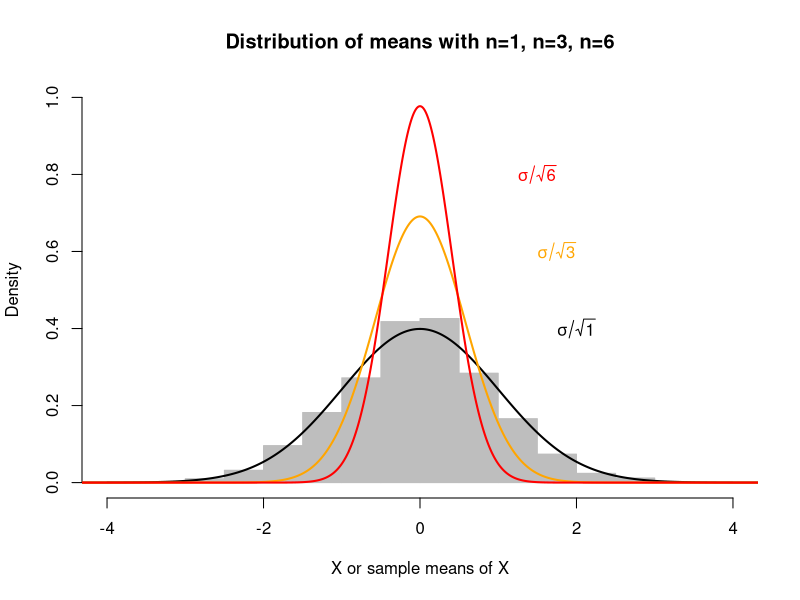
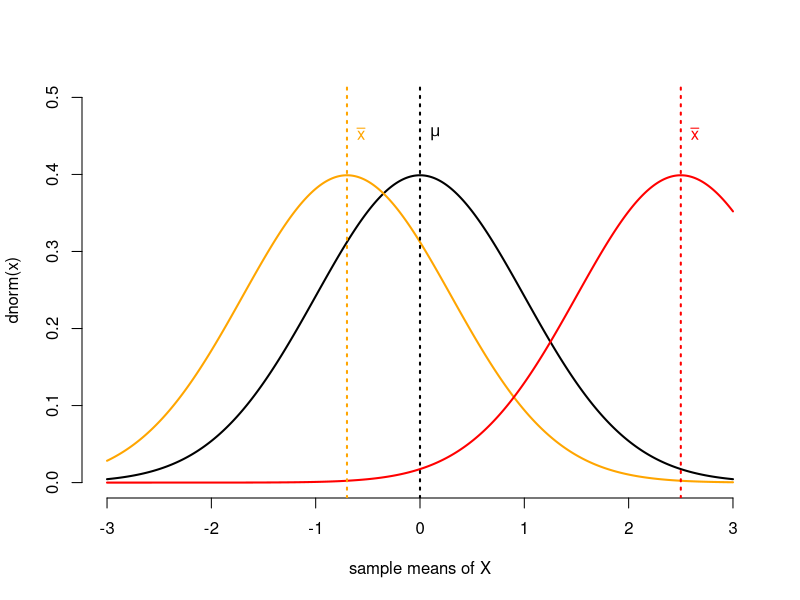
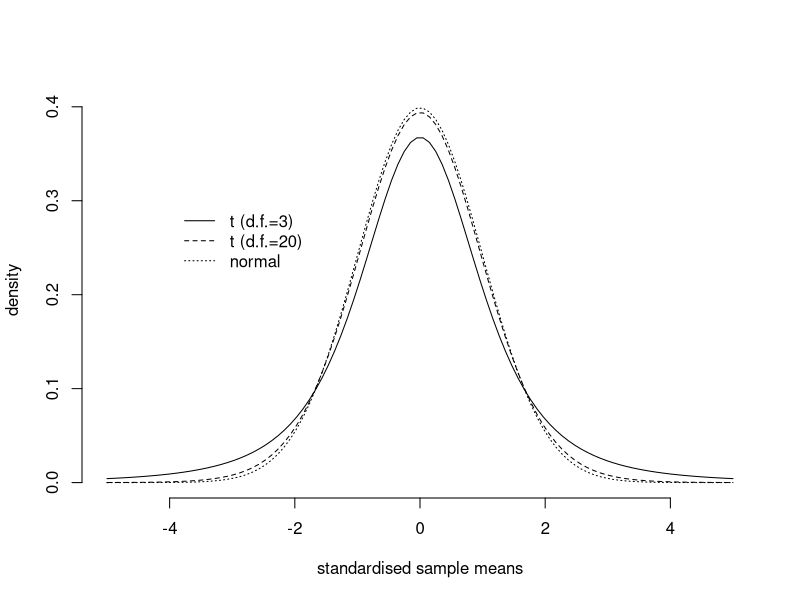
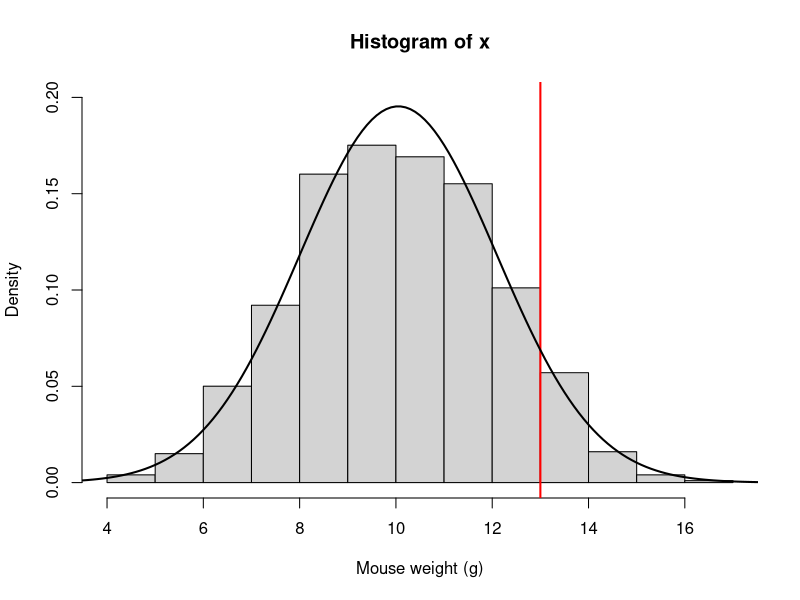
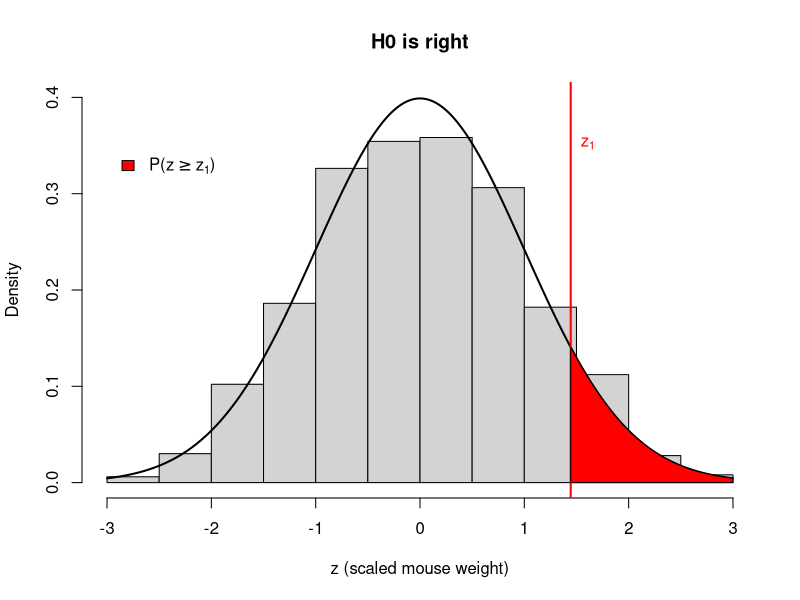
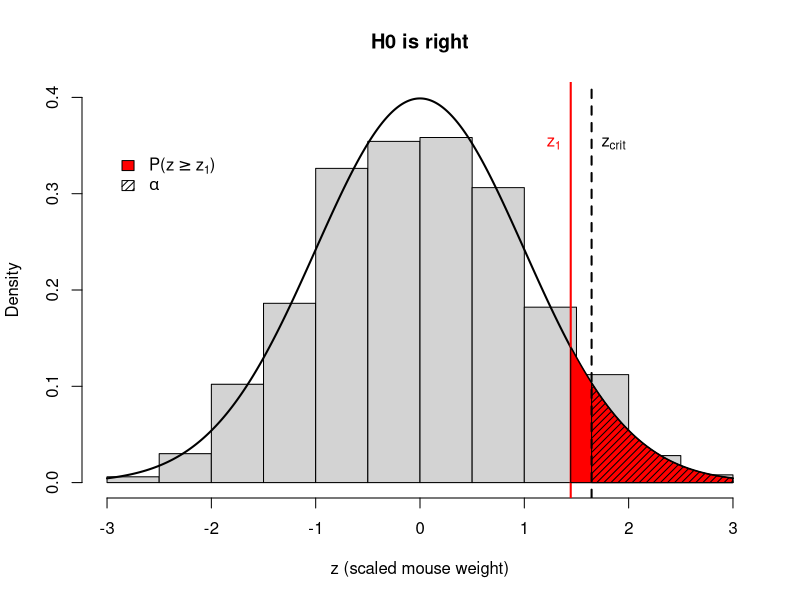
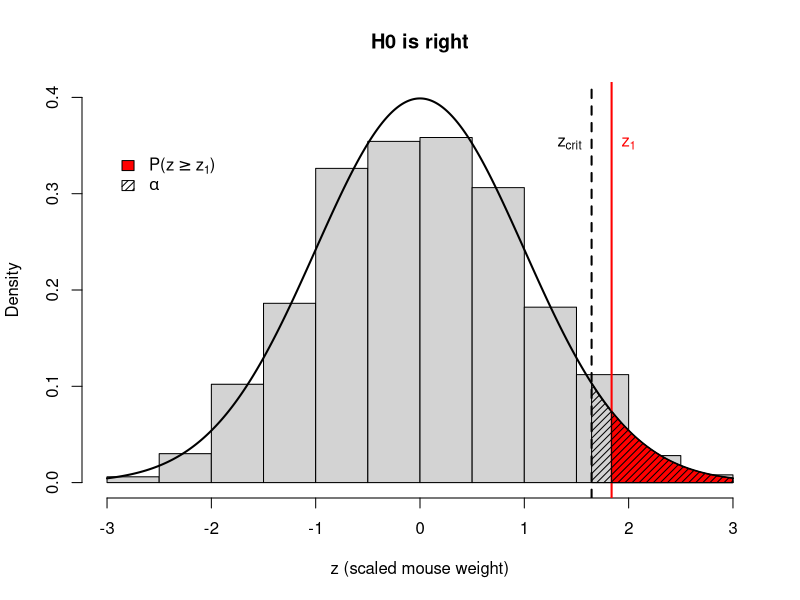
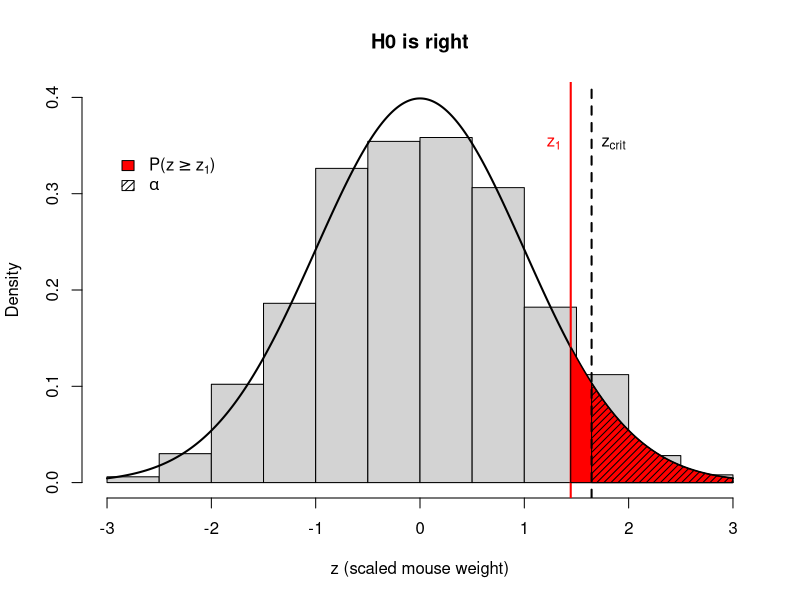

Write R code to recreate these figures, in order.
## ---- chunk 1
knitr::opts_chunk$set(fig.width=5.5, fig.height=5.5, fig.align="center",collapse = TRUE, comment = "##", dev="png")
library(RColorBrewer)
cols = brewer.pal(8, "Set1")

## to use tables
library(knitr)
library(kableExtra)
## ---- chunk 2
x<-seq(-10,10,by=0.01)
hist(rnorm(1000),freq=FALSE,col="grey",border="grey",ylim=c(0,1),main="Distribution of means with n=1, n=3, n=6",xlab="X or sample means of X",xlim=c(-4,4))
lines(x,dnorm(x),col="black",lwd=2)
lines(x,dnorm(x,sd=1/sqrt(3)),col="orange",lwd=2)
lines(x,dnorm(x,sd=1/sqrt(6)),col="red",lwd=2)
text(1.5,0.8,expression(symbol(sigma)/sqrt(6)),col="red")
text(1.75,0.6,expression(symbol(sigma)/sqrt(3)),col="orange")
text(2,0.4,expression(symbol(sigma)/sqrt(1)))
## ---- chunk 3
x<-seq(-3,3,by=0.01)
plot(x,dnorm(x),col="black",bty="n",type="l",lwd=2,xlab="sample means of X",ylim=c(0,.5))
lines(x,dnorm(x,mean=-.7),col="orange",lwd=2)
lines(x,dnorm(x,mean=2.5),col="red",lwd=2)
abline(v=c(0,-.7,2.5),lwd=2,col=c("black","orange","red"),lty=3)
text(c(0,-.7,2.5),0.45,c(expression(symbol(mu)),expression(bar(x)),expression(bar(x))),col=c("black","orange","red"),pos=4)
## ---- chunk 4
plot(seq(-5,5,length.out=100),dt(seq(-5,5,length.out=100),df=3),bty="n",ylim=c(0,.41),xlab="standardised sample means", ylab="density",type="l")
lines(seq(-5,5,length.out=100),dt(seq(-5,5,length.out=100),df=20),lt=2)
lines(seq(-5,5,length.out=100),dnorm(seq(-5,5,length.out=100)),lt=3)
legend(-4,0.3,legend=c("t (d.f.=3)","t (d.f.=20)","normal"),lty=c(1,2,3),bty="n")
## ---- chunk 5

data<-read.table("data/Glaciers.txt",header=TRUE)
# radiocarbon in dissolved organic carbon from glacier ice samples 
d14C<-data$delta14C.permil

# Give mean and confidence interval with alpha=0.05 #
(m<-mean(d14C))
(s<-sd(d14C))
(n<-length(d14C))
alpha<-0.05
accuracy<-1-alpha

t<-qt(p=1-alpha/2,df=n-1) # two-sided, P goes 50/50 to both tails
aprec<-t*s/sqrt(n) 
aprec # absolute precision = half the CI width
(rprec<-aprec/m*100)

(LL<-m-aprec)
(UL<-m+aprec)
## ---- chunk 6
# Regard data as pilot study
# Set accuracy and rprec as needed
accuracy<-0.95 # <90-95 % is questionable
rprec<-0.10 # assume more (or less) precise estimate is needed

alpha<-1-accuracy

n<-2   # left side of formula, low n as starting value
t<-qt(1-alpha/2,n-1)  
((t*s/(rprec*m))^2)  # right side of formula
diff<-((t*s/(rprec*m))^2)-n
# right side minus left side, you want this to be close to zero, when diff falls below zero - then enough sampling effort 

while (diff>=0){
	n<-n+1
	t<-qt(1-alpha/2,n-1)
	diff<-((t*s/(rprec*m))^2)-n
}
n # -> this is the needed sample size (minimum) to achieve the desired precision and accuracy
## ---- chunk 7
data<-read.table("data/IslandMice.txt",header=TRUE)
x<-data$weight
hist(x,xlab="Mouse weight (g)",freq=F,ylim=c(0,.2))
x1<-13 # Drifting mouse (x1)
abline(v=x1,col="red",lwd=2)

mu<-mean(x) # population mean of island mice
n<-length(x) # population size
sigma<-sqrt(sum((x-mu)^2)/n) # population sd (sigma)
# remember sd(x) assumes x is a sample, use n-1 in denominator
lines(seq(-5,20,by=.1),dnorm(seq(-5,20,by=.1),mean=mu,sd=sigma),lwd=2)
## ---- chunk 8
hist(scale(x),xlab='z (scaled mouse weight)',freq=F,ylim=c(0,.4),main='H0 is right')
lines(seq(-3,3,by=.01),dnorm(seq(-3,3,by=.01)),lwd=2)
z1<-(x1-mu)/sigma
abline(v=z1,col='red',lwd=2)
polygon(c(z1,seq(z1,3,by=.01),3),c(0,dnorm(seq(z1,3,by=.01)),0),col='red')
text(z1,0.35,expression("z"[1]),pos=4,col="red")
legend(-3,0.35,legend=expression("P(z">="z"[1]*")"),fill=c("red"),bty="n")
## ---- chunk 9
hist(scale(x),xlab="z (scaled mouse weight)",freq=F,ylim=c(0,.4),main="H0 is right")
lines(seq(-3,3,by=.01),dnorm(seq(-3,3,by=.01)),lwd=2)
z1<-(x1-mu)/sigma
abline(v=z1,col="red",lwd=2)
polygon(c(z1,seq(z1,3,by=.01),3),c(0,dnorm(seq(z1,3,by=.01)),0),col="red")
#text(0.75,0.1,"z1"); arrows(0.85,0.1,z1-0.1,0.01)
z_crit<-qnorm(0.95)
abline(v=z_crit,col="black",lwd=2,lty=2)
polygon(c(z_crit,seq(z_crit,3,by=.01),3),c(0,dnorm(seq(z_crit,3,by=.01)),0),col="black",density=20,angle=45)
text(z1,0.35,expression("z"[1]),pos=2,col="red")
text(z_crit,0.35,expression("z"["crit"]),pos=4)
legend(-3,0.35,legend=c(expression("P(z">="z"[1]*")"),expression(symbol(alpha))),fill=c("red","black"),density=c(NA,20),angle=c(0,045),bty="n")
## ---- chunk 10
# Standardised drifting mouse in island population
z1<-(x1-mu)/sigma
z1

# Critical z-value for island mice given significance level alpha
z_crit<-qnorm(0.95,mean=0,sd=1)
z_crit

# Probability to find a mouse as heavy or 
# heavier than x1 in the island population
p<-1-pnorm(z1,mean=0,sd=1)
p<-1-pnorm(x1,mean=mu,sd=sigma)
p
## ---- chunk 11
hist(scale(x),xlab="z (scaled mouse weight)",freq=F,ylim=c(0,.4),main="H0 is right")
lines(seq(-3,3,by=.01),dnorm(seq(-3,3,by=.01)),lwd=2)
z2<-(13.8-mu)/sigma
abline(v=z2,col="red",lwd=2)
polygon(c(z2,seq(z2,3,by=.01),3),c(0,dnorm(seq(z2,3,by=.01)),0),col="red")
zcrit<-qnorm(0.95)
abline(v=zcrit,col="black",lwd=2,lty=2)
polygon(c(zcrit,seq(zcrit,3,by=.01),3),c(0,dnorm(seq(zcrit,3,by=.01)),0),col="black",density=20,angle=45)
text(z2,0.35,expression("z"[1]),pos=4,col="red")
text(z_crit,0.35,expression("z"["crit"]),pos=2)
legend(-3,0.35,legend=c(expression("P(z">="z"[1]*")"),expression(symbol(alpha))),fill=c("red","black"),density=c(NA,20),angle=c(0,045),bty="n")
## ---- chunk 12
hist(scale(x),xlab="z (scaled mouse weight)",freq=F,ylim=c(0,.4),main="H0 is right")
lines(seq(-3,3,by=.01),dnorm(seq(-3,3,by=.01)),lwd=2)
z1<-(x1-mu)/sigma
abline(v=z1,col="red",lwd=2)
polygon(c(z1,seq(z1,3,by=.01),3),c(0,dnorm(seq(z1,3,by=.01)),0),col="red")
zcrit<-qnorm(0.95)
abline(v=zcrit,col="black",lwd=2,lty=2)
polygon(c(zcrit,seq(zcrit,3,by=.01),3),c(0,dnorm(seq(zcrit,3,by=.01)),0),col="black",density=20,angle=45)
text(z1,0.35,expression("z"[1]),pos=2,col="red")
text(z_crit,0.35,expression("z"["crit"]),pos=4)
legend(-3,0.35,legend=c(expression("P(z">="z"[1]*")"),expression(symbol(alpha))),fill=c("red","black"),density=c(NA,20),angle=c(0,045),bty="n")
## ---- chunk 13
hist(x,xlab="Mouse weight",freq=F,main="",ylim=c(0,.22),xlim=c(02,22),border="white")
xcrit<-mu+qnorm(0.95)*sigma
data_main<-read.table("data/MainlandMice.txt",header=TRUE); y<-data_main$weight
mu_main<-mean(y)
polygon(c(xcrit,seq(xcrit,25,by=.01),25),c(0,dnorm(seq(xcrit,25,by=.01),mean=mu_main,sd=sigma),0),col="yellow")
polygon(c(xcrit,seq(xcrit,0,by=-.01),0),c(0,dnorm(seq(xcrit,0,by=-.01),mean=mu_main,sd=sigma),0),col="orange")
polygon(c(xcrit,seq(xcrit,25,by=.01),25),c(0,dnorm(seq(xcrit,25,by=.01),mean=mu,sd=sigma),0),col="black",density=20,angle=45)
abline(v=x1,col="red",lwd=2)
lines(seq(-5,20,by=.1),dnorm(seq(-5,20,by=.1),mean=mu,sd=sigma),lwd=2)
lines(seq(-5,25,by=.1),dnorm(seq(-5,25,by=.1),mean=mu_main,sd=sigma),lwd=2)
abline(v=xcrit,col="black",lwd=2,lty=2)
text(5,0.15,"H0 is right"); text(20,0.15,"HA is right")
text(x1,0.20,expression("x"[1]),col="red",pos=2); text(xcrit,0.20,expression("x"["crit"]),pos=4)
legend(2,0.1,legend=c(expression(symbol(alpha)),expression(symbol(beta)),"power"),fill=c("black","orange","yellow"),density=c(20,NA,NA),angle=c(45,0,0),bty="n")
## ---- chunk 14
# Read file of mainland mice
data_main<-read.table("data/MainlandMice.txt",header=TRUE)
(mu_main<-mean(data_main$weight))
(sd(y)) # sigma of mainland mice is ~identical to island mice
sigma

(x_crit<-qnorm(0.95,mu,sigma)) # z_crit as weight

# Probability to find a mouse 
# lighter than the "critical" mouse on the mainland
(beta<-pnorm(x_crit,mu_main,sigma))
## ---- chunk 15
hist(x,xlab="Mouse weight",freq=F,main="",ylim=c(0,.22),xlim=c(02,22),border="white")
polygon(c(xcrit,seq(xcrit,25,by=.01),25),c(0,dnorm(seq(xcrit,25,by=.01),mean=mu_main,sd=sigma),0),col="yellow")
polygon(c(xcrit,seq(xcrit,0,by=-.01),0),c(0,dnorm(seq(xcrit,0,by=-.01),mean=mu_main,sd=sigma),0),col="orange")
polygon(c(xcrit,seq(xcrit,25,by=.01),25),c(0,dnorm(seq(xcrit,25,by=.01),mean=mu,sd=sigma),0),col="black",density=20,angle=45)
abline(v=x1,col="red",lwd=2)
lines(seq(-5,20,by=.1),dnorm(seq(-5,20,by=.1),mean=mu,sd=sigma),lwd=2)
lines(seq(-5,25,by=.1),dnorm(seq(-5,25,by=.1),mean=mu_main,sd=sigma),lwd=2)
abline(v=xcrit,col="black",lwd=2,lty=2)
text(5,0.15,"H0 is right"); text(20,0.15,"HA is right")
text(xcrit,0.20,expression("x"["crit"]),pos=4)
legend(2,0.1,legend=c(expression(symbol(alpha)*"=0.05"),expression(symbol(beta)),"power"),fill=c("black","orange","yellow"),density=c(20,NA,NA),angle=c(45,0,0),bty="n")
## ---- chunk 16
hist(x,xlab="Mouse weight",freq=F,main="",ylim=c(0,.22),xlim=c(02,22),border="white")
xcrit<-mu+qnorm(0.99)*sigma
polygon(c(xcrit,seq(xcrit,25,by=.01),25),c(0,dnorm(seq(xcrit,25,by=.01),mean=mu_main,sd=sigma),0),col="yellow")
polygon(c(xcrit,seq(xcrit,0,by=-.01),0),c(0,dnorm(seq(xcrit,0,by=-.01),mean=mu_main,sd=sigma),0),col="orange")
polygon(c(xcrit,seq(xcrit,25,by=.01),25),c(0,dnorm(seq(xcrit,25,by=.01),mean=mu,sd=sigma),0),col="black",density=20,angle=45)
abline(v=x1,col="red",lwd=2)
lines(seq(-5,20,by=.1),dnorm(seq(-5,20,by=.1),mean=mu,sd=sigma),lwd=2)
lines(seq(-5,25,by=.1),dnorm(seq(-5,25,by=.1),mean=mu_main,sd=sigma),lwd=2)
abline(v=xcrit,col="black",lwd=2,lty=2)
text(5,0.15,"H0 is right"); text(20,0.15,"HA is right")
text(xcrit,0.20,expression("x"["crit"]),pos=4)
legend(2,0.1,legend=c(expression(symbol(alpha)*"=0.01"),expression(symbol(beta)),"power"),fill=c("black","orange","yellow"),density=c(20,NA,NA),angle=c(45,0,0),bty="n")
## ---- chunk 17
hist(x,xlab="Mouse weight",freq=F,ylim=c(0,.22),xlim=c(02,22),border="white",main="1 mouse on log")
polygon(c(xcrit,seq(xcrit,25,by=.01),25),c(0,dnorm(seq(xcrit,25,by=.01),mean=mu_main,sd=sigma),0),col="yellow")
polygon(c(xcrit,seq(xcrit,0,by=-.01),0),c(0,dnorm(seq(xcrit,0,by=-.01),mean=mu_main,sd=sigma),0),col="orange")
polygon(c(xcrit,seq(xcrit,25,by=.01),25),c(0,dnorm(seq(xcrit,25,by=.01),mean=mu,sd=sigma),0),col="black",density=20,angle=45)
abline(v=x1,col="red",lwd=2)
lines(seq(-5,20,by=.1),dnorm(seq(-5,20,by=.1),mean=mu,sd=sigma),lwd=2)
lines(seq(-5,25,by=.1),dnorm(seq(-5,25,by=.1),mean=mu_main,sd=sigma),lwd=2)
abline(v=xcrit,col="black",lwd=2,lty=2)
text(5,0.15,"H0 is right"); text(20,0.15,"HA is right")
text(x1,0.20,expression("x"[1]),col="red",pos=2); text(xcrit,0.20,expression("x"["crit"]),pos=4)
legend(2,0.1,legend=c(expression(symbol(alpha)*"=0.05"),expression(symbol(beta)),"power"),fill=c("black","orange","yellow"),density=c(20,NA,NA),angle=c(45,0,0),bty="n")
## ---- chunk 18
hist(x,xlab="Mouse weight",freq=F,ylim=c(0,.35),xlim=c(02,22),border="white", main="3 mice on log")
xcrit<-mu+qnorm(0.99)*sigma/sqrt(3)
polygon(c(xcrit,seq(xcrit,25,by=.01),25),c(0,dnorm(seq(xcrit,25,by=.01),mean=mu_main,sd=sigma/sqrt(3)),0),col="yellow")
polygon(c(xcrit,seq(xcrit,0,by=-.01),0),c(0,dnorm(seq(xcrit,0,by=-.01),mean=mu_main,sd=sigma/sqrt(3)),0),col="orange")
polygon(c(xcrit,seq(xcrit,25,by=.01),25),c(0,dnorm(seq(xcrit,25,by=.01),mean=mu,sd=sigma/sqrt(3)),0),col="black",density=20,angle=45)
abline(v=x1,col="red",lwd=2)
lines(seq(-5,20,by=.1),dnorm(seq(-5,20,by=.1),mean=mu,sd=sigma/sqrt(3)),lwd=2)
lines(seq(-5,25,by=.1),dnorm(seq(-5,25,by=.1),mean=mu_main,sd=sigma/sqrt(3)),lwd=2)
abline(v=xcrit,col="black",lwd=2,lty=2)
text(5,0.30,"H0 is right"); text(20,0.30,"HA is right")
text(x1,0.35,expression(bar(x)),col="red",pos=4); text(xcrit,0.35,expression(bar(x)["crit"]),pos=2)
legend(2,0.20,legend=c(expression(symbol(alpha)*"=0.01"),expression(symbol(beta)),"power"),fill=c("black","orange","yellow"),density=c(20,NA,NA),angle=c(45,0,0),bty="n")
## ---- chunk 19
# Sample of 3 mice: do they belong to the island population?
# Test at alpha=0.05
x_sample<-c(12.09,15.48,11.76)
xbar<-mean(x_sample)
SEM<-sigma/sqrt(length(x_sample))
SEM

# Standardised weight of the sample mean
# assuming it belongs to a "population of island means"
z_sample<-(xbar-mu)/SEM
z_sample

# Probability to find a mean at least as great as (or greater than)
# the sample mean (of 3 drifting mice) in the population of island means
p<-1-pnorm(z_sample,0,1)
p<-1-pnorm(xbar,mean=mu,sd=SEM)
p

# ...and power is
1-pnorm(x_crit,mean=mu_main,sd=SEM)
## ---- chunk 20
# Body temperature of crabs
data<-read.table("data/Crabs.txt",header=TRUE)
x<-data$body_temp
air_temp<-24.3 # Is the body temperature higher than air temperature?

(xbar<-mean(x))
s<-sd(x)
n<-length(x)
SEM<-s/sqrt(n)

(t<-(xbar-air_temp)/SEM)
(t.crit<-qt(p=0.95,df=n-1))
(p<-1-pt(t,n-1))

# Maybe simpler:
t.test(x,mu=air_temp,alternative="greater") # note default alternative="two.sided"

# confidence interval
t_CI<-qt(1-0.05/2,df=n-1)
aprec<-t_CI*SEM
(LL<-xbar-aprec)
(UL<-xbar+aprec)
# Air temperature is outside of this interval!
## ---- chunk 21
x<-seq(0,5,by=.01)
plot(x,df(x,df1=4,df2=19),type="l",bty="n",lwd=2,ylab="Density",xlab="F-quantile")
lines(x,df(x,df1=19,df2=4),type="l",bty="n",lty=2,lwd=2)
lines(x,df(x,df1=3,df2=10),type="l",bty="n",lty=3,lwd=2)
qf<-qf(p=0.05,df1=4,df2=19,lower.tail=FALSE)
polygon(c(qf,seq(qf,5,by=0.01),5),c(0,df(seq(qf,5,by=0.01),df1=4,df2=19),0),col="red")
abline(v=qf,lty=3,lwd=2)
text(qf,0.4,bquote("F"["4,19"]*"="*.(round(qf,2))),pos=4)
legend(3.5,0.20,legend=expression(symbol(alpha)*"=0.05"),fill="red",bty="n")
legend(1,0.65,legend=c(expression("F"["4,19"]),expression("F"["19,4"]),expression("F"["3,10"])),lty=c(1:3),lwd=2,bty="n")
